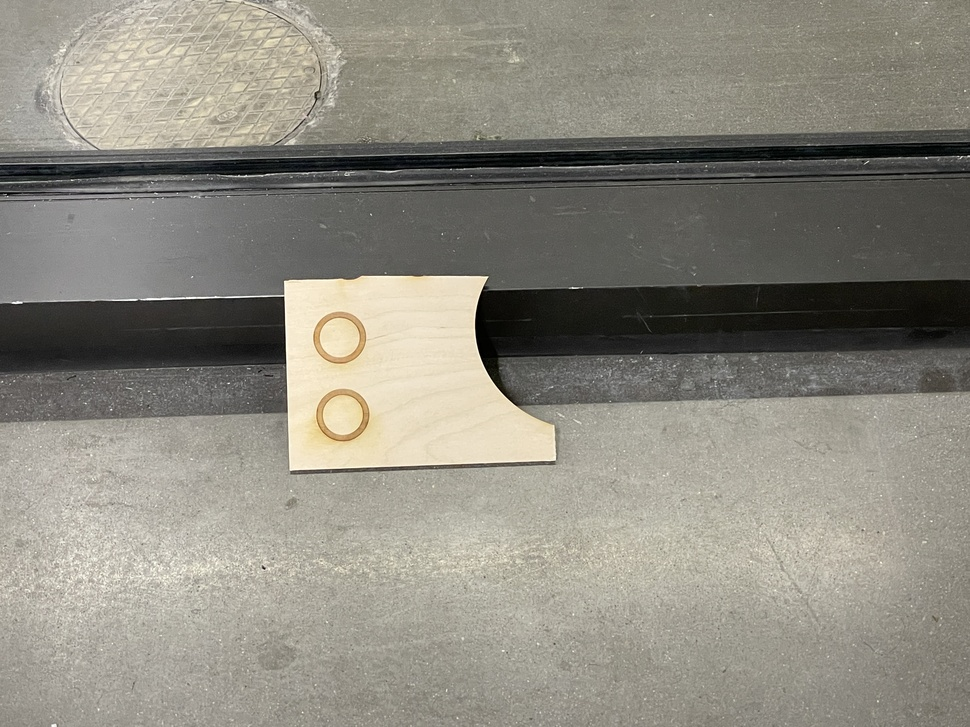
#> input picture laser3.jpg, 970 x 727 px, shrunk from 4032 x 3024 before the run, found by its file name
$ python hough_circles_test.py
#> lines starting #> are read from the running program, lines starting #| are printed output that depends on the picture; after the words box and inside, x2 and y2 are one past the last pixel; in counts of white or black regions, pixels touching at a corner belong together
import cv2, os
import numpy as np

# Load image
dir     = '/Users/hamuj2/Documents/repos/CV_test/'
fn      = 'laser3.jpg'
path    = os.path.join(dir, fn)
image   = cv2.imread(path)
#> image is the input picture: shape (727, 970, 3); mean B, G, R 127.7, 138, 141.2
# Convert to grayscale
gray    = cv2.cvtColor(image, cv2.COLOR_BGR2GRAY)
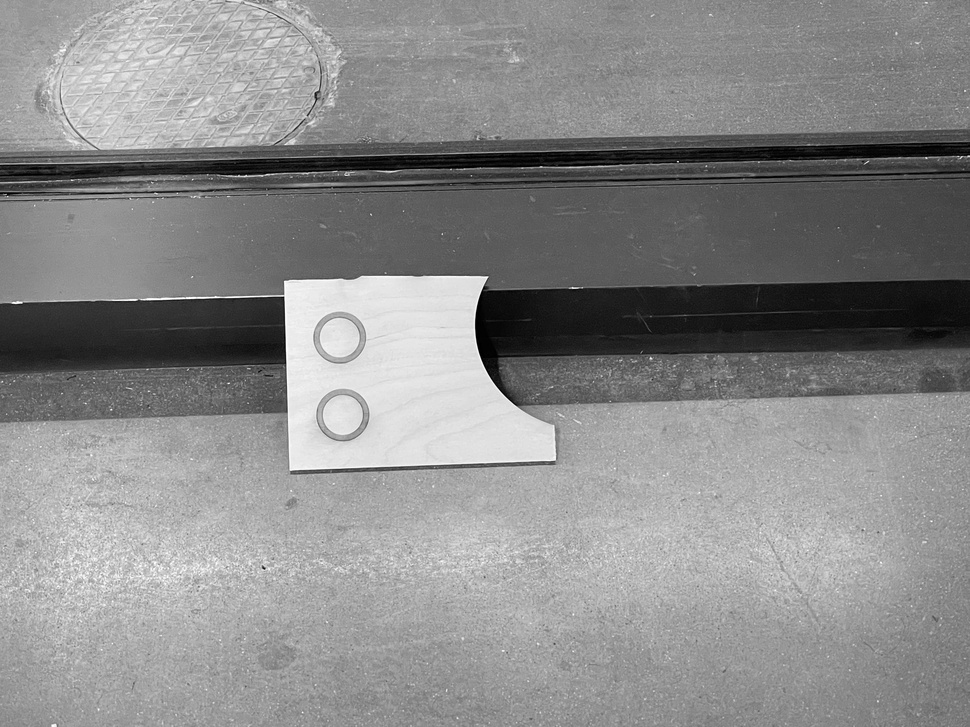
#> gray: shape (727, 970); min 0, max 255, mean 137.8
# Blur the image to reduce noise
gray_blurred        = cv2.medianBlur(gray, 5)
# Apply Hough transform on the blurred image
detected_circles    = cv2.HoughCircles(gray_blurred
                    ,cv2.HOUGH_GRADIENT # method used for detecting circles
                    ,1 # dp - the inverse ratio of the accumulator resolution to the image resolution
                    ,150 # minDist - minimum distance between the centers of the detected circles, units of pixels
                    ,param1 = 50 # higher threshold of the two passed to the Canny() edge detector, units of pixels
                    ,param2 = 30 # lower threshold of the two passed to the Canny() edge detector, units of pixels
                    ,minRadius = 1 # minRadius - limits for detected circles, units of pixels
                    ,maxRadius = 100 # maxRadius - limits for detected circles, units of pixels
                    )
#> detected_circles = [[150.5, 108.5, 85.1], [147.5, 489.5, 99.4], [574.5, 326.5, 99.4], [210.5, 627.5, 88.4], [368.5, 90.5, 97.1], [339.5, 337.5, 26.8], [554.5, 104.5, 78.4], [360.5, 612.5, 76.2], [562.5, 607.5, 66.3], [721.5, 430.5, 77.4], [33.5, 611.5, 38.9], [806.5, 568.5, 23]]
# Draw circles that are detected
circle_centers  = []
plot_centers    = True
if detected_circles is not None:
    detected_circles = np.uint16(np.around(detected_circles))
#> detected_circles = [[150, 108, 85], [148, 490, 99], [574, 326, 99], [210, 628, 88], [368, 90, 97], [340, 338, 27], [554, 104, 78], [360, 612, 76], [562, 608, 66], [722, 430, 77], [34, 612, 39], [806, 568, 23]]
    for pt in detected_circles[0, :]:
        a, b, r = pt[0], pt[1], pt[2]
        # Draw the circumference of the circle
        cv2.circle(image, (a, b), r, (0, 255, 0), 2)
        # Draw a small circle (of radius 1) to show the center
        cv2.circle(image, (a, b), 1, (0, 0, 255), 3)
        if plot_centers: # plot centers in pixel coordinates onto image
            cv2.putText(image, f'({a},{b})', (a+70, b), cv2.FONT_HERSHEY_SIMPLEX,
                        1.0, (255, 0, 0), 3, cv2.LINE_AA)

        circle_centers.append([a, b]) # append the center of the circle to the list
#> this loop made 12 passes
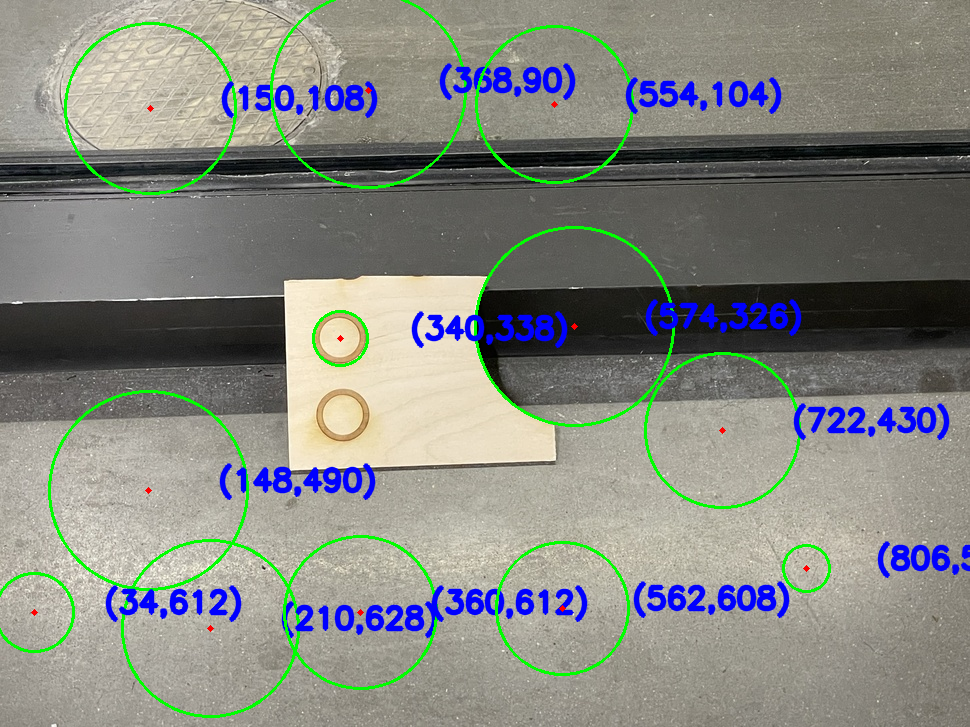
#> image: shape (727, 970, 3); 6.58% of pixels changed, all inside (x1, y1, x2, y2) = (0, 0, 970, 718)
#> after the loop, circle_centers = [[150, 108], [148, 490], [574, 326], [210, 628], [368, 90], [340, 338], [554, 104], [360, 612], [562, 608], [722, 430], [34, 612], [806, 568]]
out_fn      = os.path.splitext(fn)[0] + '_detected_circles.png'
out_path    = os.path.join(dir, out_fn)
cv2.imwrite(out_path, cv2.cvtColor(image, cv2.COLOR_RGB2BGR))
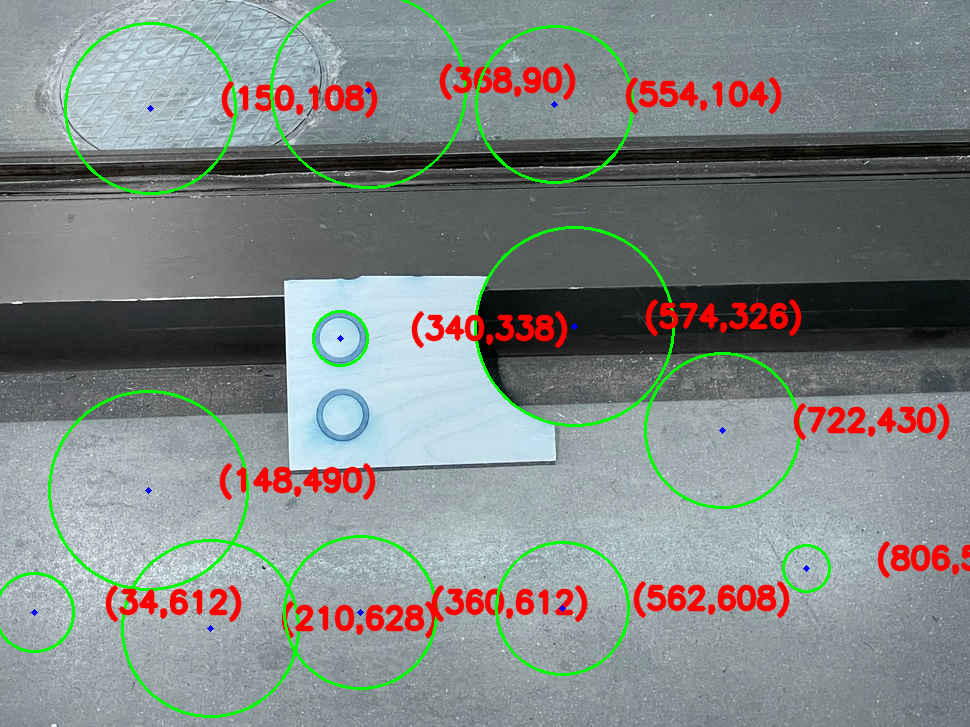
#> saved as laser3_detected_circles.png: shape (727, 970, 3); mean B, G, R 132.8, 135.2, 128.9
print('The number of detected circles is:',detected_circles.shape[1])
#| The number of detected circles is: 12
print('The image height and width are {} and {}, respectively.'.format(image.shape[0],image.shape[1]))
#| The image height and width are 727 and 970, respectively.
print('The centers of the detected circles are:',np.array(circle_centers))
#| The centers of the detected circles are: [[150 108]
#|  [148 490]
#|  [574 326]
#|  [210 628]
#|  [368  90]
#|  [340 338]
#|  [554 104]
#|  [360 612]
#|  [562 608]
#|  [722 430]
#|  [ 34 612]
#|  [806 568]]

$ run again, with laser2.jpg copied over laser3.jpg
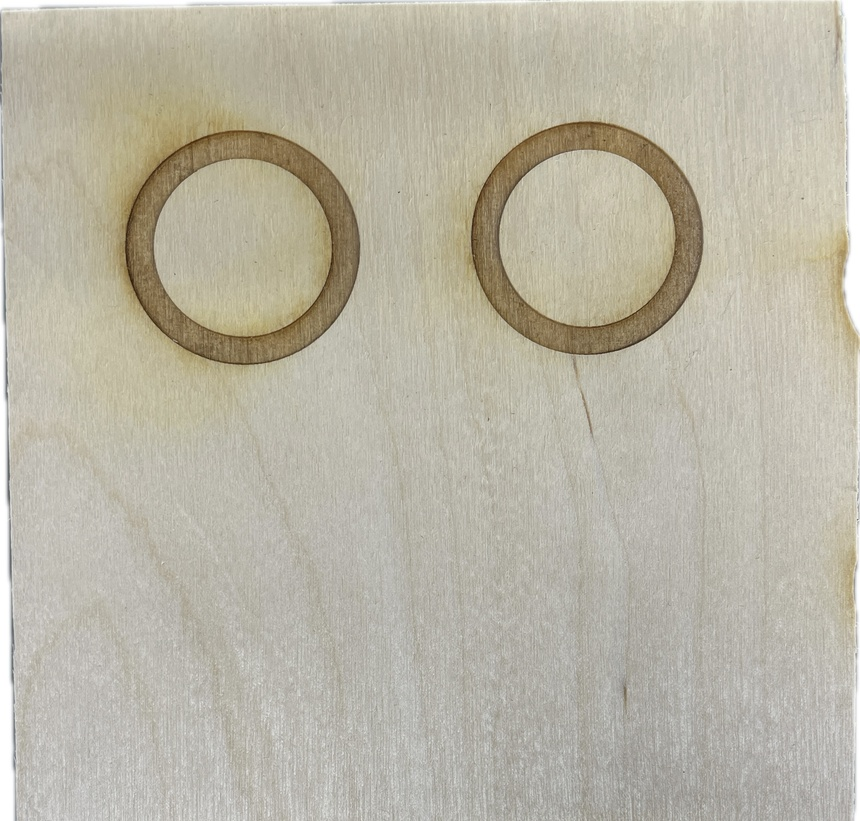
#> input picture laser2.jpg, 860 x 821 px, shrunk from 2585 x 2467 before the run, found by its file name
#> image is the input picture: shape (821, 860, 3); mean B, G, R 165.8, 181, 185.5
#> `detected_circles    = cv2.HoughCircles(gray_blurred ,cv2.HOUGH_GRADIENT`: detected_circles = [[241.5, 248.5, 89.5], [590.5, 237.5, 91.7], [407.5, 782.5, 38.5]]
#> `detected_circles = np.uint16(np.around(detected_circles))`: detected_circles = [[242, 248, 90], [590, 238, 92], [408, 782, 38]]
#> the loop `for pt in detected_circles[0, :]:` made 3 passes
#> after the loop `for pt in detected_circles[0, :]:`:
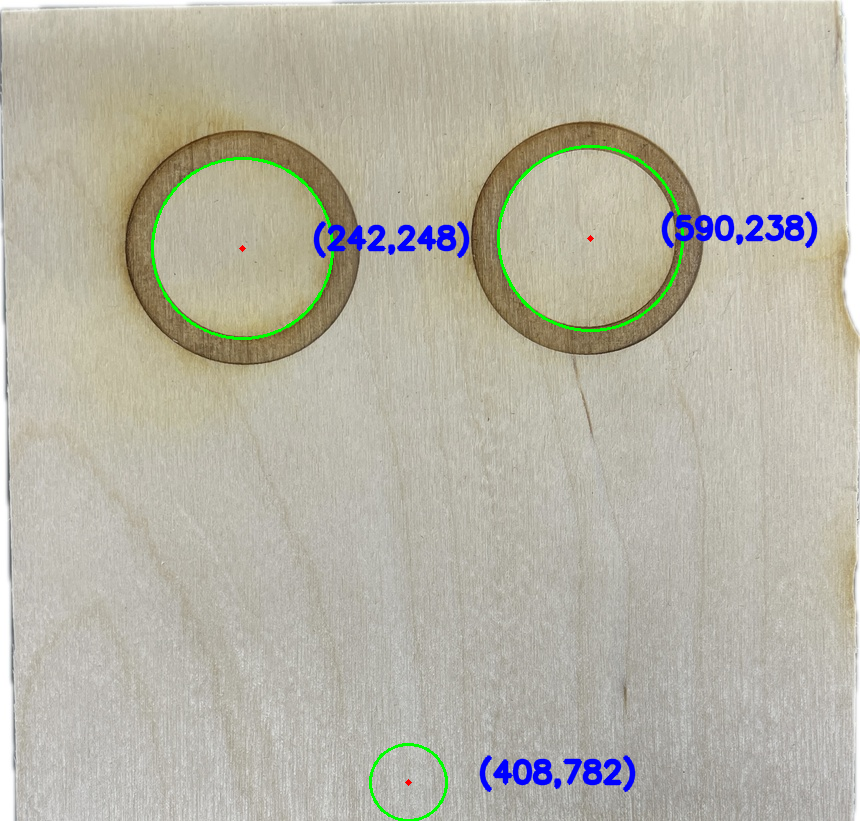
#> image: shape (821, 860, 3); 1.81% of pixels changed, all inside (x1, y1, x2, y2) = (151, 145, 818, 821)
#> after the loop `for pt in detected_circles[0, :]:`: circle_centers = [[242, 248], [590, 238], [408, 782]]
#> `cv2.imwrite(out_path, cv2.cvtColor(image, cv2.COLOR_RGB2BGR))`:
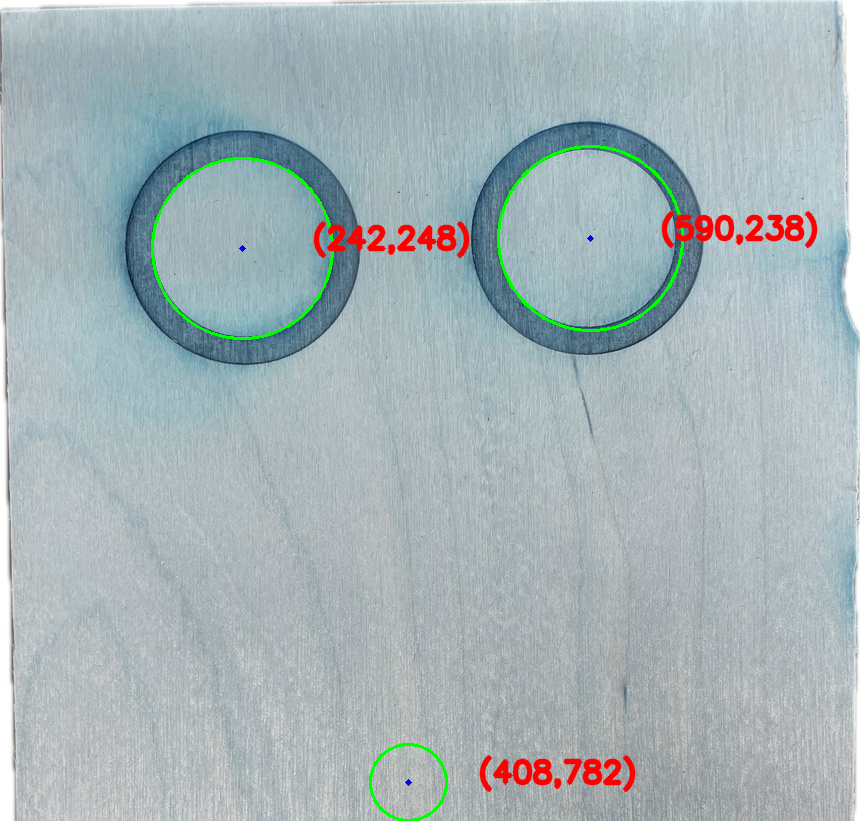
#> saved as laser3_detected_circles.png: shape (821, 860, 3); mean B, G, R 183.1, 180.2, 166.3
#| The number of detected circles is: 3
#| The image height and width are 821 and 860, respectively.
#| The centers of the detected circles are: [[242 248]
#|  [590 238]
#|  [408 782]]
